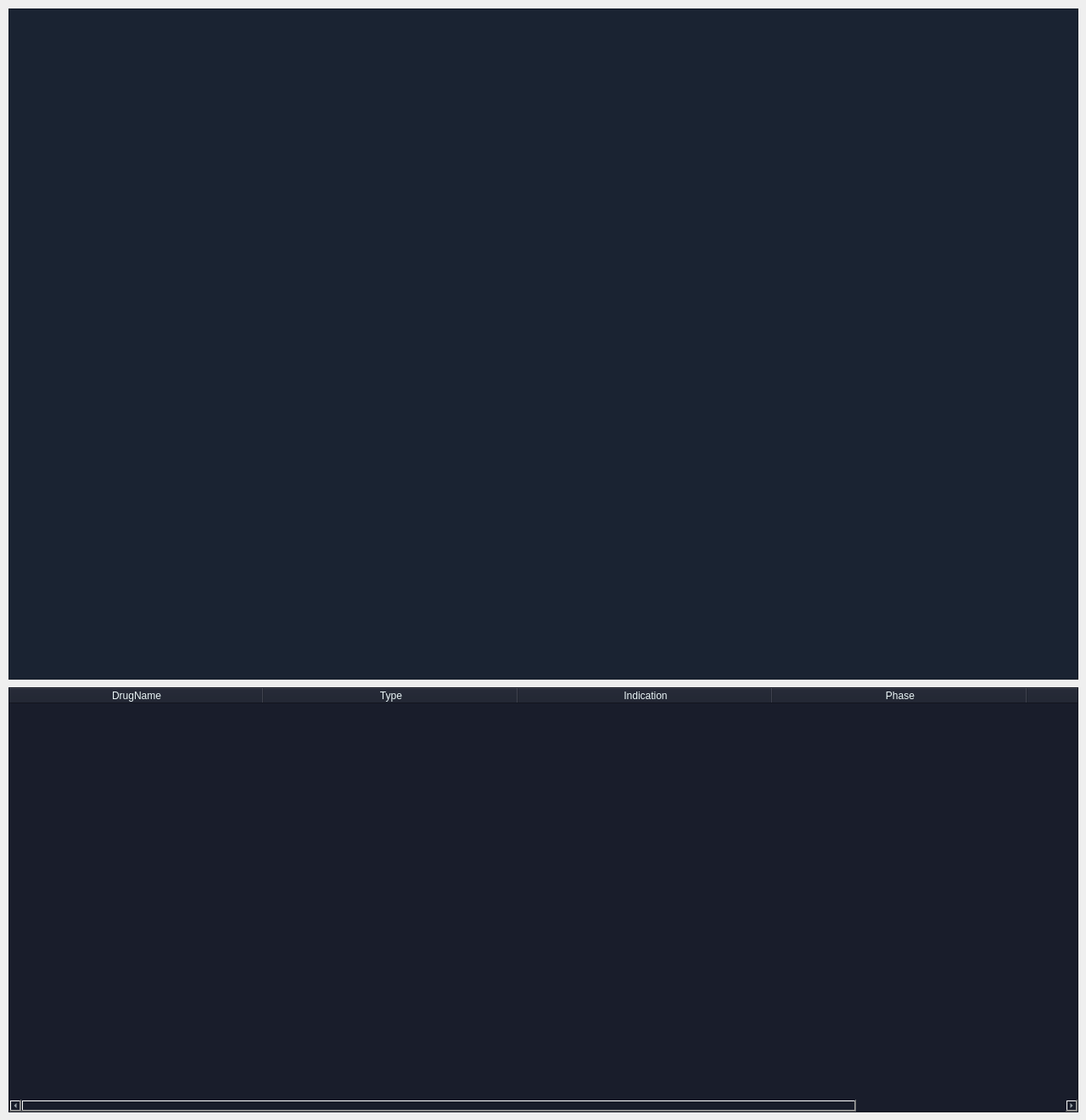
      <widget class="QWidget" name="TRAM2_tab">
       <attribute name="title">
        <string>TRAM2</string>
       </attribute>
       <widget class="QWidget" name="gridLayoutWidget_24">
        <property name="geometry">
         <rect>
          <x>10</x>
          <y>10</y>
          <width>1261</width>
          <height>791</height>
         </rect>
        </property>
        <layout class="QGridLayout" name="TRAM2_gridLayout_show_Expression_level">
         <item row="0" column="0">
          <widget class="QGraphicsView" name="TRAM2_show_Expression_level">
           <property name="styleSheet">
            <string notr="true">background-color:rgb(26,35,50)</string>
           </property>
          </widget>
         </item>
        </layout>
       </widget>
       <widget class="QTableWidget" name="TRAM2_tableWidget">
        <property name="geometry">
         <rect>
          <x>10</x>
          <y>810</y>
          <width>1261</width>
          <height>501</height>
         </rect>
        </property>
        <property name="styleSheet">
         <string notr="true">background-color: rgb(25, 29, 43);
selection-background-color: rgb(137, 195, 235);
color: rgb(235, 246, 247);</string>
        </property>
        <attribute name="horizontalHeaderDefaultSectionSize">
         <number>300</number>
        </attribute>
        <attribute name="verticalHeaderVisible">
         <bool>false</bool>
        </attribute>
        <column>
         <property name="text">
          <string>DrugName</string>
         </property>
        </column>
        <column>
         <property name="text">
          <string>Type</string>
         </property>
        </column>
        <column>
         <property name="text">
          <string>Indication</string>
         </property>
        </column>
        <column>
         <property name="text">
          <string>Phase</string>
         </property>
        </column>
        <column>
         <property name="text">
          <string>Source</string>
         </property>
        </column>
       </widget>
      </widget>
